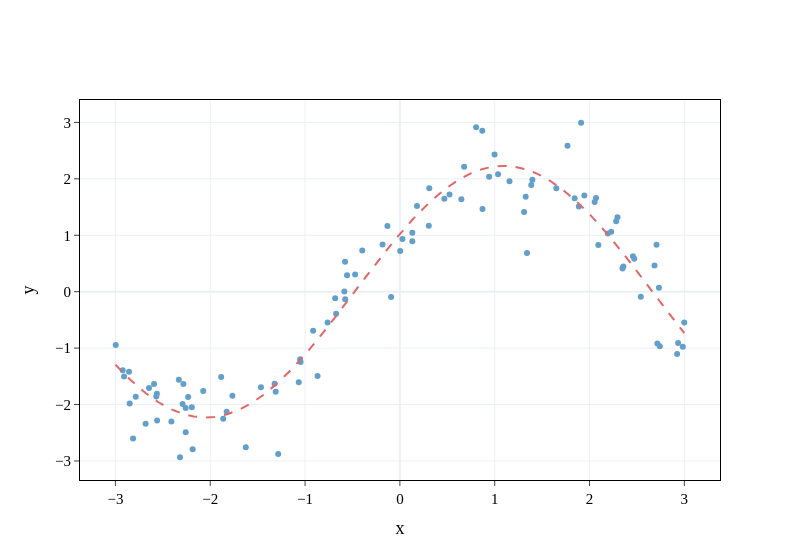

Notebook code cell kept with this figure:
### Code cell
# Plotting stuff
x_space = np.linspace(-3,3,1000)
fig = go.Figure(data=go.Scatter(
    y = y.reshape(-1),
    x=X.reshape(-1),
    mode='markers',
    marker_color=color2,showlegend=False
))
fig.add_trace(go.Scatter(
    y =  (np.hstack((np.sin(x_space.reshape(-1,1)), np.cos(x_space.reshape(-1,1))))@w_star).reshape(-1),
    x=x_space,
    mode='lines',
    line_dash ='dash',
    marker_color=color3,
    showlegend=False))
fig.update_layout(template=plotly_template, width=800)
fig.update_layout(
    xaxis=dict(mirror=True,
    ticks='outside',
    showline=True),
    yaxis=dict(mirror=True,
    ticks='outside',
    showline=True),
    autosize=True)
fig.update_xaxes(showline=True, linewidth=1., linecolor='black',title='x')
fig.update_yaxes(showline=True, linewidth=1., linecolor='black',title= 'y')
fig.show()

### Figure 1 — Plotly figure (JSON) as saved in the notebook; plotly's stock layout.template omitted (floating-point values rounded to 4 significant figures; data arrays with more than 128 entries replaced by an {"elided": "..."} marker saying what was removed)
{"data": [{"marker": {"color": "rgba(98,159,202,1.0)"}, "mode": "markers", "showlegend": false, "type": "scatter", "x": [0.02687, 0.1312, -2.814, -1.047, 2.458, 1.397, 0.1807, 2.054, -2.283, -2.56, 2.54, 2.193, 2.706, -1.885, 1.911, -2.259, 1.341, -2.319, -0.5576, 2.732, -2.186, -0.1832, -1.766, -2.682, -1.465, -1.321, 1.65, 2.281, 2.741, -2.786, 0.9412, 0.9983, -1.066, -1.052, -0.8683, 2.923, 2.472, 2.715, -0.9151, -2.292, 2.685, -1.284, -2.259, -0.09261, -2.331, 0.002934, 0.1312, 0.3101, -2.593, 0.8689, 0.4686, 1.385, 2.093, 1.035, -0.6726, -2.563, 2.357, 2.347, -1.31, -1.863, 2.229, -0.5781, 0.8038, 2.983, -2.923, -2.569, -2.233, -1.827, -0.6823, -0.5767, -2.908, 0.6482, -2.41, 1.843, -0.7627, 0.3049, 1.945, -0.1314, -2.996, 1.768, 2.934, 0.6771, -0.5858, 0.5232, -2.074, -2.194, -1.625, -2.856, 2.068, 1.156, 2.999, 2.294, 1.327, -2.849, 0.871, 1.31, -0.3971, 1.887, -2.646, -0.4722], "y": [0.933, 1.044, -2.6, -1.244, 0.6298, 1.982, 1.517, 1.59, -1.634, -2.281, -0.08962, 1.031, 0.8303, -1.511, 2.994, -2.06, 0.687, -2.934, 0.2928, 0.06845, -2.79, 0.8352, -1.843, -2.34, -1.692, -1.632, 1.831, 1.249, -0.9653, -1.862, 2.038, 2.433, -1.607, -1.197, -1.495, -1.102, 0.584, -0.9163, -0.6917, -1.99, 0.464, -2.878, -2.493, -0.0949, -1.562, 0.7221, 0.8946, 1.832, -1.636, 2.854, 1.647, 1.893, 0.8265, 2.082, -0.3927, -1.81, 0.4462, 0.4092, -1.775, -2.252, 1.064, 0.5313, 2.915, -0.976, -1.393, -1.856, -1.866, -2.129, -0.1169, -0.1359, -1.503, 1.637, -2.299, 1.656, -0.5459, 1.167, 1.704, 1.164, -0.9465, 2.586, -0.909, 2.215, 0.002902, 1.723, -1.761, -2.048, -2.756, -1.417, 1.661, 1.957, -0.5466, 1.32, 1.681, -1.983, 1.464, 1.412, 0.7292, 1.51, -1.706, 0.303]}, {"line": {"dash": "dash"}, "marker": {"color": "rgba(226,103,104,1.0)"}, "mode": "lines", "showlegend": false, "type": "scatter", "x": {"elided": "1000 float values"}, "y": {"elided": "1000 float values"}}], "layout": {"autosize": true, "width": 800, "xaxis": {"linecolor": "black", "linewidth": 1, "mirror": true, "showline": true, "ticks": "outside", "title": {"text": "x"}}, "yaxis": {"linecolor": "black", "linewidth": 1, "mirror": true, "showline": true, "ticks": "outside", "title": {"text": "y"}}}}
